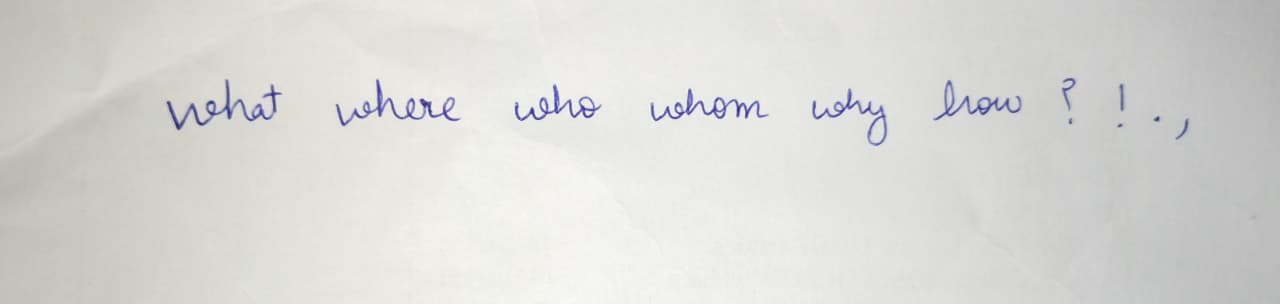
#> input picture writing1.jpeg, 1280 x 304 px; its folder holds only this picture in this run
$ python main.py -i writing1.jpeg
#> lines starting #> are read from the running program, lines starting #| are printed output that depends on the picture; after the words box and inside, x2 and y2 are one past the last pixel; in counts of white or black regions, pixels touching at a corner belong together
### handwriter/preprocessor.py
"""
Image preprocessing and letter segmentation for handwriting analysis.

Pipeline:
  1. Load image (grayscale or blue-ink-optimised channel extraction)
  2. Adaptive binarisation (Sauvola thresholding)
  3. Noise removal (morphological opening)
  4. Line segmentation via horizontal projection profile
  5. Letter segmentation via vertical projection + contour refinement
"""

from __future__ import annotations

import cv2
import numpy as np
from dataclasses import dataclass, field


@dataclass
class LetterROI:
    """Region-of-interest for a single segmented letter."""

    image: np.ndarray  # Binary crop of the letter (white ink on black bg)
    contour: np.ndarray  # Enclosing contour points
    bbox: tuple[int, int, int, int]  # (x, y, w, h) in the original image
    char_index: int  # Position index within the line
    line_index: int  # Which text line this belongs to
    is_punctuation: bool = False  # True for segments too small to be a letter


@dataclass
class PreprocessResult:
    """Full result of the preprocessing pipeline."""

    original: np.ndarray
    gray: np.ndarray
    binary: np.ndarray
    lines: list[np.ndarray]  # Binary image for each text line
    letters: list[LetterROI] = field(default_factory=list)


def load_image(path: str) -> np.ndarray:
    """Load an image from disk. Raises FileNotFoundError if missing."""
#> called with path = 'writing1.jpeg'
    img = cv2.imread(path)
#> img is the input picture: shape (304, 1280, 3); mean B, G, R 213.7, 217.3, 217.4
    if img is None:
        raise FileNotFoundError(f"Cannot read image at: {path}")
    return img


def to_grayscale(img: np.ndarray, ink_color: str = "dark") -> np.ndarray:
    """Convert to grayscale optimised for the ink colour.

    Parameters
    ----------
    ink_color : str
        "dark"  – standard dark ink on light paper (default).
        "blue"  – deep-blue ink on white paper.  Extracts the channel
                  with best ink/paper contrast, normalises the dynamic
                  range, and applies CLAHE to handle uneven lighting
                  from phone-camera photos.
    """
#> called with ink_color = 'blue'
    if len(img.shape) == 2:
        return img

    if ink_color == "blue":
        # --- Channel selection -----------------------------------------
        # Blue ink absorbs red light, so the red channel has the best
        # ink-vs-paper contrast.  We also compute (R – B) which further
        # isolates the blue dye.  Whichever has wider spread wins.
        b_ch = img[:, :, 0].astype(np.float32)
        r_ch = img[:, :, 2].astype(np.float32)

        # (R − B): paper ≈ 0, blue ink → negative  →  invert
        diff = r_ch - b_ch
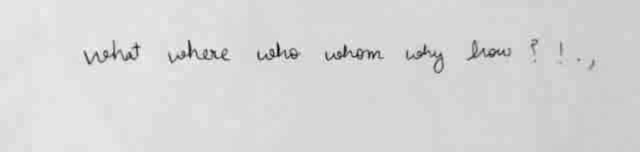
#> diff: shape (304, 1280) float32 (shown at 1/2 size); min -90, max 21, mean 3.7; drawn with min black and max white
        diff_range = diff.max() - diff.min()
#> diff_range = 111
        r_range = float(r_ch.max() - r_ch.min())
#> r_range = 215

        if diff_range > r_range * 0.6:
            # R−B channel has meaningful contrast → use it
            gray = ((diff - diff.min()) / (diff_range + 1e-6) * 255).astype(np.uint8)
        else:
            # Fall back to raw red channel (still best single channel)
            gray = r_ch.astype(np.uint8)

        # --- Normalise to full 0-255 range -----------------------------
        gray = cv2.normalize(gray, None, 0, 255, cv2.NORM_MINMAX)  # type: ignore[call-overload]
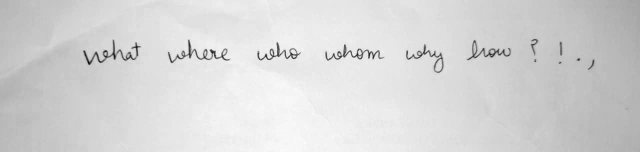
#> gray: shape (304, 1280) (shown at 1/2 size); min 0, max 255, mean 213.9

        # --- CLAHE (contrast-limited adaptive histogram equalisation) ---
        # Handles shadows and uneven lighting typical of phone photos.
        clahe = cv2.createCLAHE(clipLimit=3.0, tileGridSize=(8, 8))
        gray = clahe.apply(gray)
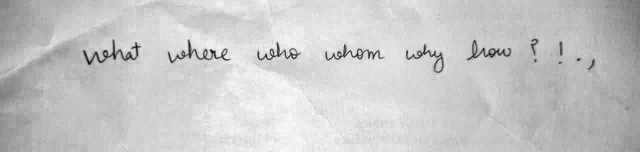
#> gray: shape (304, 1280) (shown at 1/2 size); min 1, max 255, mean 200

        # --- Light Gaussian blur to reduce JPEG artefacts --------------
        gray = cv2.GaussianBlur(gray, (3, 3), 0)

        return gray

    return cv2.cvtColor(img, cv2.COLOR_BGR2GRAY)


def binarize(
    gray: np.ndarray,
    block_size: int = 25,
    C: int = 12,
    ink_color: str = "dark",
) -> np.ndarray:
    """Binarise a grayscale image so that ink pixels are white (255).

    For blue ink the image has already been contrast-enhanced, so we
    use Otsu's global threshold combined with a local adaptive pass
    for best results on uneven backgrounds.
    """
#> called with block_size = 25, C = 12, ink_color = 'blue'
    if ink_color == "blue":
        # With CLAHE-enhanced grayscale, adaptive threshold alone works
        # well.  Use a slightly lower C to preserve thin strokes that
        # CLAHE has now made visible.
        adaptive = cv2.adaptiveThreshold(
            gray, 255, cv2.ADAPTIVE_THRESH_GAUSSIAN_C,
            cv2.THRESH_BINARY_INV, block_size, max(C - 4, 4),
        )
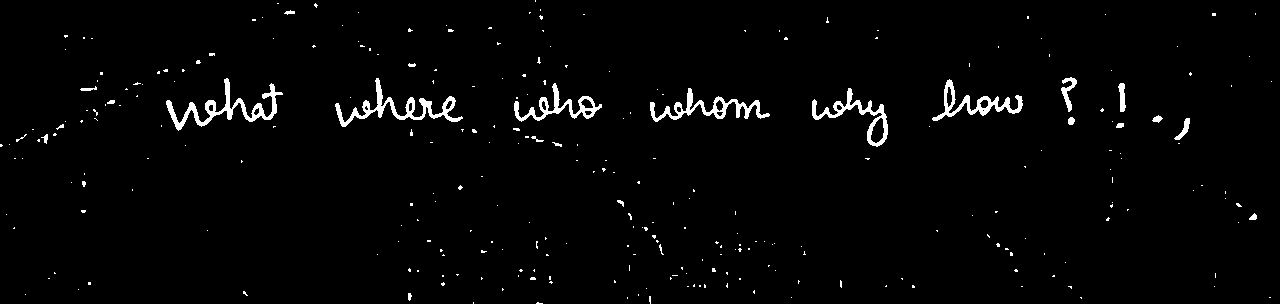
#> adaptive: shape (304, 1280); 2.2% white; 284 white regions (259 under 20 px), largest, box (x1, y1, x2, y2) and area: (166, 78, 283, 131) 1293, (335, 78, 463, 127) 1233, (650, 88, 770, 122) 1015
        return adaptive

    # Standard dark-ink path
    binary = cv2.adaptiveThreshold(
        gray, 255, cv2.ADAPTIVE_THRESH_GAUSSIAN_C, cv2.THRESH_BINARY_INV, block_size, C
    )
    return binary


def denoise(binary: np.ndarray, kernel_size: int = 2, ink_color: str = "dark") -> np.ndarray:
    """Remove salt-and-pepper noise with morphological opening."""
#> called with kernel_size = 2, ink_color = 'blue'
    if ink_color == "blue":
        # 1) Morphological close to bridge tiny gaps in strokes,
        #    then open to remove isolated specks.
        k_close = cv2.getStructuringElement(cv2.MORPH_ELLIPSE, (3, 3))
        binary = cv2.morphologyEx(binary, cv2.MORPH_CLOSE, k_close)
#> binary: shape (304, 1280); 2.2% white; 282 white regions (257 under 20 px), largest, box (x1, y1, x2, y2) and area: (166, 78, 283, 131) 1307, (335, 78, 463, 127) 1262, (650, 88, 770, 122) 1034
#> (the rest of the program and of its run is left out)
